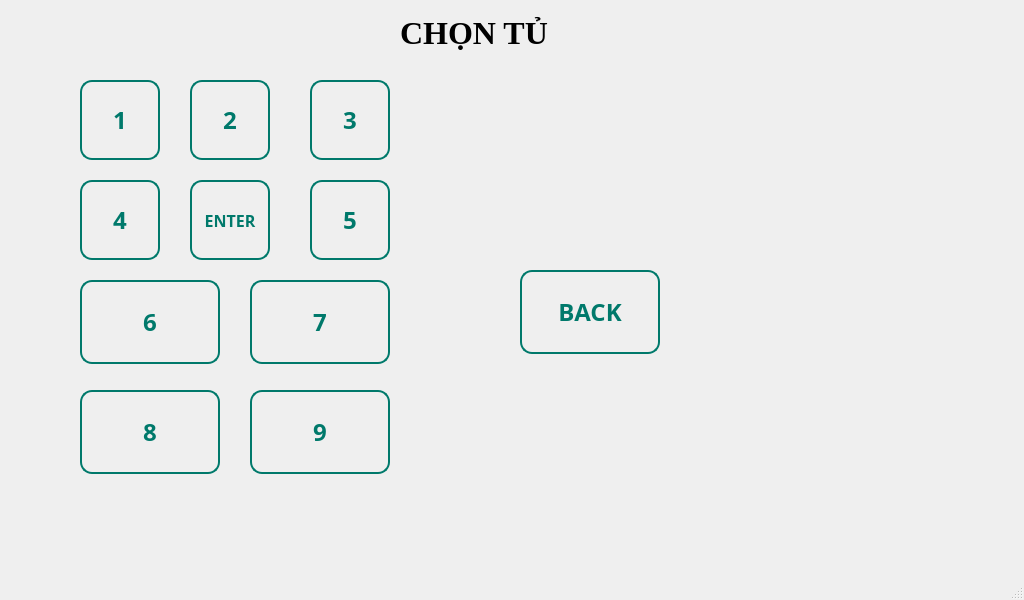
<?xml version="1.0" encoding="UTF-8"?>
<ui version="4.0">
 <class>MainWindow</class>
 <widget class="QMainWindow" name="MainWindow">
  <property name="geometry">
   <rect>
    <x>0</x>
    <y>0</y>
    <width>1024</width>
    <height>600</height>
   </rect>
  </property>
  <property name="windowTitle">
   <string>MainWindow</string>
  </property>
  <widget class="QWidget" name="centralwidget">
   <widget class="QPushButton" name="tu1">
    <property name="geometry">
     <rect>
      <x>80</x>
      <y>80</y>
      <width>80</width>
      <height>80</height>
     </rect>
    </property>
    <property name="font">
     <font>
      <family>Segoe UI,sans-serif</family>
      <pointsize>-1</pointsize>
      <weight>75</weight>
      <bold>true</bold>
     </font>
    </property>
    <property name="styleSheet">
     <string notr="true">QPushButton {
    /* Màu nền trong suốt */
    background-color: transparent;
    color: #00796B; /* Màu chữ chính (Ví dụ: Xanh ngọc) */
    
    /* Font chữ */
    font-family: &quot;Segoe UI&quot;, sans-serif;
    font-size: 24px;
    font-weight: bold;
    
    /* Viền nút */
    border: 2px solid #00796B; /* Viền mỏng */
    border-radius: 12px;
    
    /* Kích thước */
    min-width: 60px;
    min-height: 60px;
}

/* HIỆU ỨNG: Khi chạm vào (Pressed) - Nút sẽ lấp đầy màu */
QPushButton:pressed {
    background-color: #00796B; /* Tô màu nền */
    color: #FFFFFF; /* Đổi chữ thành trắng */
}

/* HIỆU ỨNG: Khi nút đang ở trạng thái được chọn (Selected/Checked) */
/* Cần set setCheckable(True) cho nút trong Python */
QPushButton:checked {
    background-color: #004D40; /* Màu tối hơn */
    color: #FFFFFF;
    border: 2px solid #004D40;
}</string>
    </property>
    <property name="text">
     <string>1</string>
    </property>
   </widget>
   <widget class="QPushButton" name="tu2">
    <property name="geometry">
     <rect>
      <x>190</x>
      <y>80</y>
      <width>80</width>
      <height>80</height>
     </rect>
    </property>
    <property name="font">
     <font>
      <family>Segoe UI,sans-serif</family>
      <pointsize>-1</pointsize>
      <weight>75</weight>
      <bold>true</bold>
     </font>
    </property>
    <property name="styleSheet">
     <string notr="true">QPushButton {
    /* Màu nền trong suốt */
    background-color: transparent;
    color: #00796B; /* Màu chữ chính (Ví dụ: Xanh ngọc) */
    
    /* Font chữ */
    font-family: &quot;Segoe UI&quot;, sans-serif;
    font-size: 24px;
    font-weight: bold;
    
    /* Viền nút */
    border: 2px solid #00796B; /* Viền mỏng */
    border-radius: 12px;
    
    /* Kích thước */
    min-width: 60px;
    min-height: 60px;
}

/* HIỆU ỨNG: Khi chạm vào (Pressed) - Nút sẽ lấp đầy màu */
QPushButton:pressed {
    background-color: #00796B; /* Tô màu nền */
    color: #FFFFFF; /* Đổi chữ thành trắng */
}

/* HIỆU ỨNG: Khi nút đang ở trạng thái được chọn (Selected/Checked) */
/* Cần set setCheckable(True) cho nút trong Python */
QPushButton:checked {
    background-color: #004D40; /* Màu tối hơn */
    color: #FFFFFF;
    border: 2px solid #004D40;
}</string>
    </property>
    <property name="text">
     <string>2</string>
    </property>
   </widget>
   <widget class="QPushButton" name="tu4">
    <property name="geometry">
     <rect>
      <x>80</x>
      <y>180</y>
      <width>80</width>
      <height>80</height>
     </rect>
    </property>
    <property name="font">
     <font>
      <family>Segoe UI,sans-serif</family>
      <pointsize>-1</pointsize>
      <weight>75</weight>
      <bold>true</bold>
     </font>
    </property>
    <property name="styleSheet">
     <string notr="true">QPushButton {
    /* Màu nền trong suốt */
    background-color: transparent;
    color: #00796B; /* Màu chữ chính (Ví dụ: Xanh ngọc) */
    
    /* Font chữ */
    font-family: &quot;Segoe UI&quot;, sans-serif;
    font-size: 24px;
    font-weight: bold;
    
    /* Viền nút */
    border: 2px solid #00796B; /* Viền mỏng */
    border-radius: 12px;
    
    /* Kích thước */
    min-width: 60px;
    min-height: 60px;
}

/* HIỆU ỨNG: Khi chạm vào (Pressed) - Nút sẽ lấp đầy màu */
QPushButton:pressed {
    background-color: #00796B; /* Tô màu nền */
    color: #FFFFFF; /* Đổi chữ thành trắng */
}

/* HIỆU ỨNG: Khi nút đang ở trạng thái được chọn (Selected/Checked) */
/* Cần set setCheckable(True) cho nút trong Python */
QPushButton:checked {
    background-color: #004D40; /* Màu tối hơn */
    color: #FFFFFF;
    border: 2px solid #004D40;
}</string>
    </property>
    <property name="text">
     <string>4</string>
    </property>
   </widget>
   <widget class="QPushButton" name="tu3">
    <property name="geometry">
     <rect>
      <x>310</x>
      <y>80</y>
      <width>80</width>
      <height>80</height>
     </rect>
    </property>
    <property name="font">
     <font>
      <family>Segoe UI,sans-serif</family>
      <pointsize>-1</pointsize>
      <weight>75</weight>
      <bold>true</bold>
     </font>
    </property>
    <property name="styleSheet">
     <string notr="true">QPushButton {
    /* Màu nền trong suốt */
    background-color: transparent;
    color: #00796B; /* Màu chữ chính (Ví dụ: Xanh ngọc) */
    
    /* Font chữ */
    font-family: &quot;Segoe UI&quot;, sans-serif;
    font-size: 24px;
    font-weight: bold;
    
    /* Viền nút */
    border: 2px solid #00796B; /* Viền mỏng */
    border-radius: 12px;
    
    /* Kích thước */
    min-width: 60px;
    min-height: 60px;
}

/* HIỆU ỨNG: Khi chạm vào (Pressed) - Nút sẽ lấp đầy màu */
QPushButton:pressed {
    background-color: #00796B; /* Tô màu nền */
    color: #FFFFFF; /* Đổi chữ thành trắng */
}

/* HIỆU ỨNG: Khi nút đang ở trạng thái được chọn (Selected/Checked) */
/* Cần set setCheckable(True) cho nút trong Python */
QPushButton:checked {
    background-color: #004D40; /* Màu tối hơn */
    color: #FFFFFF;
    border: 2px solid #004D40;
}</string>
    </property>
    <property name="text">
     <string>3</string>
    </property>
   </widget>
   <widget class="QPushButton" name="tu9">
    <property name="geometry">
     <rect>
      <x>250</x>
      <y>390</y>
      <width>140</width>
      <height>84</height>
     </rect>
    </property>
    <property name="minimumSize">
     <size>
      <width>140</width>
      <height>80</height>
     </size>
    </property>
    <property name="font">
     <font>
      <family>Segoe UI,sans-serif</family>
      <pointsize>-1</pointsize>
      <weight>75</weight>
      <bold>true</bold>
     </font>
    </property>
    <property name="styleSheet">
     <string notr="true">QPushButton {
    /* Màu nền trong suốt */
    background-color: transparent;
    color: #00796B; /* Màu chữ chính (Ví dụ: Xanh ngọc) */
    
    /* Font chữ */
    font-family: &quot;Segoe UI&quot;, sans-serif;
    font-size: 24px;
    font-weight: bold;
    
    /* Viền nút */
    border: 2px solid #00796B; /* Viền mỏng */
    border-radius: 12px;
    
    /* Kích thước */
    min-width: 120px;
    min-height: 80px;
}

/* HIỆU ỨNG: Khi chạm vào (Pressed) - Nút sẽ lấp đầy màu */
QPushButton:pressed {
    background-color: #00796B; /* Tô màu nền */
    color: #FFFFFF; /* Đổi chữ thành trắng */
}

/* HIỆU ỨNG: Khi nút đang ở trạng thái được chọn (Selected/Checked) */
/* Cần set setCheckable(True) cho nút trong Python */
QPushButton:checked {
    background-color: #004D40; /* Màu tối hơn */
    color: #FFFFFF;
    border: 2px solid #004D40;
}</string>
    </property>
    <property name="text">
     <string>9</string>
    </property>
   </widget>
   <widget class="QPushButton" name="tu6">
    <property name="geometry">
     <rect>
      <x>80</x>
      <y>280</y>
      <width>140</width>
      <height>84</height>
     </rect>
    </property>
    <property name="sizePolicy">
     <sizepolicy hsizetype="Minimum" vsizetype="Fixed">
      <horstretch>0</horstretch>
      <verstretch>0</verstretch>
     </sizepolicy>
    </property>
    <property name="minimumSize">
     <size>
      <width>140</width>
      <height>80</height>
     </size>
    </property>
    <property name="font">
     <font>
      <family>Segoe UI,sans-serif</family>
      <pointsize>-1</pointsize>
      <weight>75</weight>
      <bold>true</bold>
     </font>
    </property>
    <property name="styleSheet">
     <string notr="true">QPushButton {
    /* Màu nền trong suốt */
    background-color: transparent;
    color: #00796B; /* Màu chữ chính (Ví dụ: Xanh ngọc) */
    
    /* Font chữ */
    font-family: &quot;Segoe UI&quot;, sans-serif;
    font-size: 24px;
    font-weight: bold;
    
    /* Viền nút */
    border: 2px solid #00796B; /* Viền mỏng */
    border-radius: 12px;
    
    /* Kích thước */
    min-width: 120px;
    min-height: 80px;
}

/* HIỆU ỨNG: Khi chạm vào (Pressed) - Nút sẽ lấp đầy màu */
QPushButton:pressed {
    background-color: #00796B; /* Tô màu nền */
    color: #FFFFFF; /* Đổi chữ thành trắng */
}

/* HIỆU ỨNG: Khi nút đang ở trạng thái được chọn (Selected/Checked) */
/* Cần set setCheckable(True) cho nút trong Python */
QPushButton:checked {
    background-color: #004D40; /* Màu tối hơn */
    color: #FFFFFF;
    border: 2px solid #004D40;
}</string>
    </property>
    <property name="text">
     <string>6</string>
    </property>
   </widget>
   <widget class="QPushButton" name="tu8">
    <property name="geometry">
     <rect>
      <x>80</x>
      <y>390</y>
      <width>140</width>
      <height>84</height>
     </rect>
    </property>
    <property name="minimumSize">
     <size>
      <width>140</width>
      <height>80</height>
     </size>
    </property>
    <property name="font">
     <font>
      <family>Segoe UI,sans-serif</family>
      <pointsize>-1</pointsize>
      <weight>75</weight>
      <bold>true</bold>
     </font>
    </property>
    <property name="styleSheet">
     <string notr="true">QPushButton {
    /* Màu nền trong suốt */
    background-color: transparent;
    color: #00796B; /* Màu chữ chính (Ví dụ: Xanh ngọc) */
    
    /* Font chữ */
    font-family: &quot;Segoe UI&quot;, sans-serif;
    font-size: 24px;
    font-weight: bold;
    
    /* Viền nút */
    border: 2px solid #00796B; /* Viền mỏng */
    border-radius: 12px;
    
    /* Kích thước */
    min-width: 120px;
    min-height: 80px;
}

/* HIỆU ỨNG: Khi chạm vào (Pressed) - Nút sẽ lấp đầy màu */
QPushButton:pressed {
    background-color: #00796B; /* Tô màu nền */
    color: #FFFFFF; /* Đổi chữ thành trắng */
}

/* HIỆU ỨNG: Khi nút đang ở trạng thái được chọn (Selected/Checked) */
/* Cần set setCheckable(True) cho nút trong Python */
QPushButton:checked {
    background-color: #004D40; /* Màu tối hơn */
    color: #FFFFFF;
    border: 2px solid #004D40;
}</string>
    </property>
    <property name="text">
     <string>8</string>
    </property>
   </widget>
   <widget class="QPushButton" name="tu5">
    <property name="geometry">
     <rect>
      <x>310</x>
      <y>180</y>
      <width>80</width>
      <height>80</height>
     </rect>
    </property>
    <property name="sizePolicy">
     <sizepolicy hsizetype="Minimum" vsizetype="Fixed">
      <horstretch>0</horstretch>
      <verstretch>0</verstretch>
     </sizepolicy>
    </property>
    <property name="minimumSize">
     <size>
      <width>80</width>
      <height>80</height>
     </size>
    </property>
    <property name="font">
     <font>
      <family>Segoe UI,sans-serif</family>
      <pointsize>-1</pointsize>
      <weight>75</weight>
      <bold>true</bold>
     </font>
    </property>
    <property name="styleSheet">
     <string notr="true">QPushButton {
    /* Màu nền trong suốt */
    background-color: transparent;
    color: #00796B; /* Màu chữ chính (Ví dụ: Xanh ngọc) */
    
    /* Font chữ */
    font-family: &quot;Segoe UI&quot;, sans-serif;
    font-size: 24px;
    font-weight: bold;
    
    /* Viền nút */
    border: 2px solid #00796B; /* Viền mỏng */
    border-radius: 12px;
    
    /* Kích thước */
    min-width: 60px;
    min-height: 60px;
}

/* HIỆU ỨNG: Khi chạm vào (Pressed) - Nút sẽ lấp đầy màu */
QPushButton:pressed {
    background-color: #00796B; /* Tô màu nền */
    color: #FFFFFF; /* Đổi chữ thành trắng */
}

/* HIỆU ỨNG: Khi nút đang ở trạng thái được chọn (Selected/Checked) */
/* Cần set setCheckable(True) cho nút trong Python */
QPushButton:checked {
    background-color: #004D40; /* Màu tối hơn */
    color: #FFFFFF;
    border: 2px solid #004D40;
}</string>
    </property>
    <property name="text">
     <string>5</string>
    </property>
   </widget>
   <widget class="QPushButton" name="tu7">
    <property name="geometry">
     <rect>
      <x>250</x>
      <y>280</y>
      <width>140</width>
      <height>84</height>
     </rect>
    </property>
    <property name="minimumSize">
     <size>
      <width>140</width>
      <height>80</height>
     </size>
    </property>
    <property name="font">
     <font>
      <family>Segoe UI,sans-serif</family>
      <pointsize>-1</pointsize>
      <weight>75</weight>
      <bold>true</bold>
     </font>
    </property>
    <property name="styleSheet">
     <string notr="true">QPushButton {
    /* Màu nền trong suốt */
    background-color: transparent;
    color: #00796B; /* Màu chữ chính (Ví dụ: Xanh ngọc) */
    
    /* Font chữ */
    font-family: &quot;Segoe UI&quot;, sans-serif;
    font-size: 24px;
    font-weight: bold;
    
    /* Viền nút */
    border: 2px solid #00796B; /* Viền mỏng */
    border-radius: 12px;
    
    /* Kích thước */
    min-width: 120px;
    min-height: 80px;
}

/* HIỆU ỨNG: Khi chạm vào (Pressed) - Nút sẽ lấp đầy màu */
QPushButton:pressed {
    background-color: #00796B; /* Tô màu nền */
    color: #FFFFFF; /* Đổi chữ thành trắng */
}

/* HIỆU ỨNG: Khi nút đang ở trạng thái được chọn (Selected/Checked) */
/* Cần set setCheckable(True) cho nút trong Python */
QPushButton:checked {
    background-color: #004D40; /* Màu tối hơn */
    color: #FFFFFF;
    border: 2px solid #004D40;
}</string>
    </property>
    <property name="text">
     <string>7</string>
    </property>
   </widget>
   <widget class="QLabel" name="label">
    <property name="geometry">
     <rect>
      <x>400</x>
      <y>10</y>
      <width>185</width>
      <height>45</height>
     </rect>
    </property>
    <property name="font">
     <font>
      <family>Times New Roman</family>
      <pointsize>24</pointsize>
      <weight>75</weight>
      <bold>true</bold>
     </font>
    </property>
    <property name="text">
     <string>CHỌN TỦ</string>
    </property>
   </widget>
   <widget class="QPushButton" name="chon_tu">
    <property name="geometry">
     <rect>
      <x>190</x>
      <y>180</y>
      <width>80</width>
      <height>80</height>
     </rect>
    </property>
    <property name="font">
     <font>
      <family>Segoe UI,sans-serif</family>
      <pointsize>-1</pointsize>
      <weight>75</weight>
      <bold>true</bold>
     </font>
    </property>
    <property name="styleSheet">
     <string notr="true">QPushButton {
    /* Màu nền trong suốt */
    background-color: transparent;
    color: #00796B; /* Màu chữ chính (Ví dụ: Xanh ngọc) */
    
    /* Font chữ */
    font-family: &quot;Segoe UI&quot;, sans-serif;
    font-size: 16px;
    font-weight: bold;
    
    /* Viền nút */
    border: 2px solid #00796B; /* Viền mỏng */
    border-radius: 12px;
    
    /* Kích thước */
    min-width: 60px;
    min-height: 60px;
}

/* HIỆU ỨNG: Khi chạm vào (Pressed) - Nút sẽ lấp đầy màu */
QPushButton:pressed {
    background-color: #00796B; /* Tô màu nền */
    color: #FFFFFF; /* Đổi chữ thành trắng */
}

/* HIỆU ỨNG: Khi nút đang ở trạng thái được chọn (Selected/Checked) */
/* Cần set setCheckable(True) cho nút trong Python */
QPushButton:checked {
    background-color: #004D40; /* Màu tối hơn */
    color: #FFFFFF;
    border: 2px solid #004D40;
}</string>
    </property>
    <property name="text">
     <string>ENTER</string>
    </property>
   </widget>
   <widget class="QLabel" name="thong_bao_tu">
    <property name="geometry">
     <rect>
      <x>260</x>
      <y>470</y>
      <width>281</width>
      <height>41</height>
     </rect>
    </property>
    <property name="text">
     <string/>
    </property>
   </widget>
   <widget class="QPushButton" name="back_mode">
    <property name="geometry">
     <rect>
      <x>520</x>
      <y>270</y>
      <width>140</width>
      <height>84</height>
     </rect>
    </property>
    <property name="sizePolicy">
     <sizepolicy hsizetype="Minimum" vsizetype="Fixed">
      <horstretch>0</horstretch>
      <verstretch>0</verstretch>
     </sizepolicy>
    </property>
    <property name="minimumSize">
     <size>
      <width>124</width>
      <height>50</height>
     </size>
    </property>
    <property name="font">
     <font>
      <family>Segoe UI,sans-serif</family>
      <pointsize>-1</pointsize>
      <weight>75</weight>
      <bold>true</bold>
     </font>
    </property>
    <property name="styleSheet">
     <string notr="true">QPushButton {
    /* Màu nền trong suốt */
    background-color: transparent;
    color: #00796B; /* Màu chữ chính (Ví dụ: Xanh ngọc) */
    
    /* Font chữ */
    font-family: &quot;Segoe UI&quot;, sans-serif;
    font-size: 24px;
    font-weight: bold;
    
    /* Viền nút */
    border: 2px solid #00796B; /* Viền mỏng */
    border-radius: 12px;
    
    /* Kích thước */
    min-width: 120px;
    min-height: 80px;
}

/* HIỆU ỨNG: Khi chạm vào (Pressed) - Nút sẽ lấp đầy màu */
QPushButton:pressed {
    background-color: #00796B; /* Tô màu nền */
    color: #FFFFFF; /* Đổi chữ thành trắng */
}

/* HIỆU ỨNG: Khi nút đang ở trạng thái được chọn (Selected/Checked) */
/* Cần set setCheckable(True) cho nút trong Python */
QPushButton:checked {
    background-color: #004D40; /* Màu tối hơn */
    color: #FFFFFF;
    border: 2px solid #004D40;
}</string>
    </property>
    <property name="text">
     <string>BACK</string>
    </property>
   </widget>
  </widget>
  <widget class="QMenuBar" name="menubar">
   <property name="geometry">
    <rect>
     <x>0</x>
     <y>0</y>
     <width>1024</width>
     <height>26</height>
    </rect>
   </property>
  </widget>
  <widget class="QStatusBar" name="statusbar"/>
 </widget>
 <resources/>
 <connections/>
</ui>
